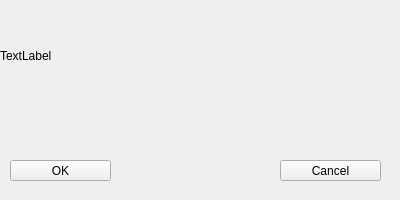
<?xml version="1.0" encoding="UTF-8"?>
<ui version="4.0">
 <class>DeleteItem</class>
 <widget class="QMainWindow" name="DeleteItem">
  <property name="geometry">
   <rect>
    <x>0</x>
    <y>0</y>
    <width>400</width>
    <height>200</height>
   </rect>
  </property>
  <property name="sizePolicy">
   <sizepolicy hsizetype="Fixed" vsizetype="Fixed">
    <horstretch>0</horstretch>
    <verstretch>0</verstretch>
   </sizepolicy>
  </property>
  <property name="windowTitle">
   <string>MainWindow</string>
  </property>
  <widget class="QWidget" name="centralwidget">
   <widget class="QPushButton" name="ok">
    <property name="geometry">
     <rect>
      <x>10</x>
      <y>160</y>
      <width>101</width>
      <height>21</height>
     </rect>
    </property>
    <property name="text">
     <string>OK</string>
    </property>
   </widget>
   <widget class="QPushButton" name="cancel">
    <property name="geometry">
     <rect>
      <x>280</x>
      <y>160</y>
      <width>101</width>
      <height>21</height>
     </rect>
    </property>
    <property name="sizePolicy">
     <sizepolicy hsizetype="Expanding" vsizetype="Fixed">
      <horstretch>0</horstretch>
      <verstretch>0</verstretch>
     </sizepolicy>
    </property>
    <property name="text">
     <string>Cancel</string>
    </property>
   </widget>
   <widget class="QLabel" name="label">
    <property name="geometry">
     <rect>
      <x>0</x>
      <y>30</y>
      <width>451</width>
      <height>51</height>
     </rect>
    </property>
    <property name="text">
     <string>TextLabel</string>
    </property>
   </widget>
  </widget>
 </widget>
 <resources/>
 <connections/>
</ui>
